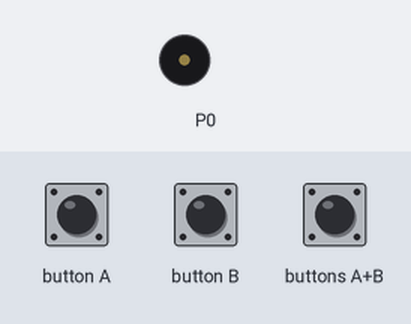
Bench run of a program on a simulated BBC micro:bit (MakeCode). Shown: buzzer (waves = sounding). Inputs (shaded band) come from the test bench.

Above: at 1.2 s.
1.3 s: button A pressed for 0.15 s
At 1.8 s:
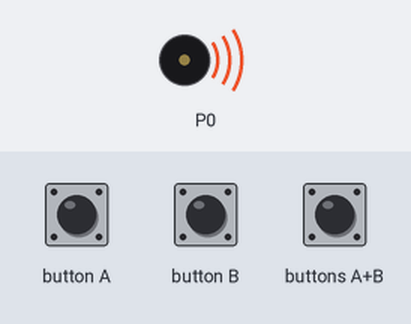
Timing chart, 0 to 10.4 s (numbered marks = the images above; inputs shaded):
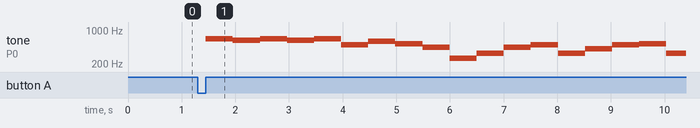

Measured:
- after the input at 1.3 s, tone on P0: plays 659 Hz for 0.51 s, 622 Hz for 0.51 s, 659 Hz for 0.51 s, 622 Hz for 0.51 s, 659 Hz for 0.51 s, 494 Hz for 0.51 s … (18 notes in this stretch), starting after 0.15 s

The program:

main.ts
```typescript
input.onButtonPressed(Button.A, function () {
    for (let index = 0; index < 2; index++) {
        music.playTone(659, music.beat(BeatFraction.Whole))
        music.playTone(622, music.beat(BeatFraction.Whole))
    }
    music.playTone(659, music.beat(BeatFraction.Whole))
    music.playTone(494, music.beat(BeatFraction.Whole))
    music.playTone(587, music.beat(BeatFraction.Whole))
    music.playTone(523, music.beat(BeatFraction.Whole))
    music.playTone(440, music.beat(BeatFraction.Whole))
    music.playTone(262, music.beat(BeatFraction.Whole))
    music.playTone(330, music.beat(BeatFraction.Whole))
    music.playTone(440, music.beat(BeatFraction.Whole))
    music.playTone(494, music.beat(BeatFraction.Whole))
    music.playTone(330, music.beat(BeatFraction.Whole))
    music.playTone(415, music.beat(BeatFraction.Whole))
    music.playTone(494, music.beat(BeatFraction.Whole))
    music.playTone(523, music.beat(BeatFraction.Whole))
    music.playTone(330, music.beat(BeatFraction.Whole))
    for (let index = 0; index < 2; index++) {
        music.playTone(659, music.beat(BeatFraction.Whole))
        music.playTone(622, music.beat(BeatFraction.Whole))
    }
    music.playTone(659, music.beat(BeatFraction.Whole))
    music.playTone(494, music.beat(BeatFraction.Whole))
    music.playTone(587, music.beat(BeatFraction.Whole))
    music.playTone(523, music.beat(BeatFraction.Whole))
    music.playTone(440, music.beat(BeatFraction.Whole))
    music.playTone(262, music.beat(BeatFraction.Whole))
    music.playTone(330, music.beat(BeatFraction.Whole))
    music.playTone(440, music.beat(BeatFraction.Whole))
    music.playTone(494, music.beat(BeatFraction.Whole))
    music.playTone(330, music.beat(BeatFraction.Whole))
    music.playTone(523, music.beat(BeatFraction.Whole))
    music.playTone(494, music.beat(BeatFraction.Whole))
    music.playTone(440, music.beat(BeatFraction.Whole))
    music.playTone(494, music.beat(BeatFraction.Whole))
    music.playTone(523, music.beat(BeatFraction.Whole))
    music.playTone(587, music.beat(BeatFraction.Whole))
    music.playTone(659, music.beat(BeatFraction.Whole))
    music.playTone(392, music.beat(BeatFraction.Whole))
    music.playTone(698, music.beat(BeatFraction.Whole))
    music.playTone(659, music.beat(BeatFraction.Whole))
    music.playTone(587, music.beat(BeatFraction.Whole))
    music.playTone(349, music.beat(BeatFraction.Whole))
    music.playTone(659, music.beat(BeatFraction.Whole))
    music.playTone(587, music.beat(BeatFraction.Whole))
    music.playTone(523, music.beat(BeatFraction.Whole))
    music.playTone(330, music.beat(BeatFraction.Whole))
    music.playTone(587, music.beat(BeatFraction.Whole))
    music.playTone(523, music.beat(BeatFraction.Whole))
    music.playTone(494, music.beat(BeatFraction.Whole))
    music.playTone(330, music.beat(BeatFraction.Whole))
    for (let index = 0; index < 2; index++) {
        music.playTone(659, music.beat(BeatFraction.Whole))
        music.playTone(622, music.beat(BeatFraction.Whole))
    }
    music.playTone(659, music.beat(BeatFraction.Whole))
    music.playTone(494, music.beat(BeatFraction.Whole))
    music.playTone(587, music.beat(BeatFraction.Whole))
    music.playTone(523, music.beat(BeatFraction.Whole))
    music.playTone(440, music.beat(BeatFraction.Whole))
    music.playTone(262, music.beat(BeatFraction.Whole))
    music.playTone(330, music.beat(BeatFraction.Whole))
    music.playTone(440, music.beat(BeatFraction.Whole))
    music.playTone(494, music.beat(BeatFraction.Whole))
    music.playTone(330, music.beat(BeatFraction.Whole))
    music.playTone(415, music.beat(BeatFraction.Whole))
    music.playTone(494, music.beat(BeatFraction.Whole))
    music.playTone(523, music.beat(BeatFraction.Whole))
    music.playTone(330, music.beat(BeatFraction.Whole))
    for (let index = 0; index < 2; index++) {
        music.playTone(659, music.beat(BeatFraction.Whole))
        music.playTone(622, music.beat(BeatFraction.Whole))
    }
    music.playTone(659, music.beat(BeatFraction.Whole))
    music.playTone(494, music.beat(BeatFraction.Whole))
    music.playTone(587, music.beat(BeatFraction.Whole))
    music.playTone(523, music.beat(BeatFraction.Whole))
    music.playTone(440, music.beat(BeatFraction.Whole))
    music.playTone(262, music.beat(BeatFraction.Whole))
    music.playTone(330, music.beat(BeatFraction.Whole))
    music.playTone(440, music.beat(BeatFraction.Whole))
    music.playTone(494, music.beat(BeatFraction.Whole))
    music.playTone(330, music.beat(BeatFraction.Whole))
    music.playTone(523, music.beat(BeatFraction.Whole))
    music.playTone(494, music.beat(BeatFraction.Whole))
    music.playTone(440, music.beat(BeatFraction.Whole))
})
input.onButtonPressed(Button.AB, function () {

})
```

test.ts
```typescript
// les tests vont ici ; cela ne sera pas compilé si ce paquet est utilisé en tant qu'extension.
```
